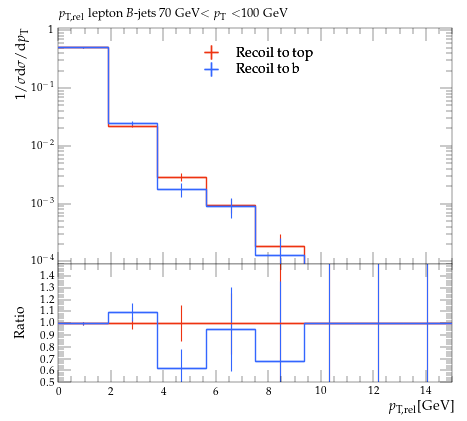

Here is the Python script that generated this plot:
#! /usr/bin/env python

# This Python script was auto-generated using YODA v2.0.2.
# Analysis object: /MC_HFDECAYS/avg_B_jet_l_pTrel_70_100
# Timestamp: 31-07-2026 (13:13:52)

import matplotlib as mpl
import matplotlib.pyplot as plt
mpl.use('Agg') # comment out for interactive use
import os
import numpy as np

plotDir = os.path.split(os.path.realpath(__file__))[0]
if 'YODA_USER_PLOT_PATH' in globals():
    plot_outdir = globals()['YODA_USER_PLOT_PATH']
else:
    plot_outdir = plotDir

#plot style
plt.style.use(os.path.join(plotDir, '../default.mplstyle'))
# plot metadata
figW, figH = plt.rcParams['figure.figsize']
ax_xLabel = r'$p_\mathrm{T,rel}$[GeV]'
ax_yLabel = r'$1/\sigma \mathrm{d}\sigma/\mathrm{d}p_\mathrm{T}$'
ax_title  = r'$p_\mathrm{T,rel}$ lepton $B$-jets 70 GeV$<p_\mathrm{T}<$100 GeV'
ax_xScale = 'linear'
ax_yScale = 'log'
xLims = (0.0, 15.0)
yLims = (9e-05, 1.1)

# TeX-friendly labels for the legend
labels = {
    'legend' : ([ r"Recoil to top", r"Recoil to b" ], r""),
}

# Adjust canvas width and height
canvasW = 10.0
canvasH = 9.0
figW *= canvasW/10.
figH *= canvasH/9.

# Create figure and axis objects
fig, (ax, ratio0_ax) = plt.subplots(2, 1, sharex=True,
                  figsize=(figW,figH), gridspec_kw={'height_ratios': (6.0, 3.0)})

# Set figure margins
plt.subplots_adjust(
    left   = 1.0 * plt.rcParams['figure.subplot.left'],
    right  = 1.0 * plt.rcParams['figure.subplot.right'],
    top    = 1.0 * plt.rcParams['figure.subplot.top'],
    bottom = 1.0 * plt.rcParams['figure.subplot.bottom'])

ratio0_ax.yaxis.set_major_locator(mpl.ticker.MultipleLocator(0.1))
ratio0_ax.set_ylim(0.5, 1.4999)
ratio0_ax.set_ylabel('Ratio')

# the numerical data is stored in a separate file
dataf = dict()
prefix = os.path.split(__file__)[0]
if prefix:    prefix = prefix + '/'
exec(open(prefix+'avg_B_jet_l_pTrel_70_100__data.py').read(), dataf)


legend_handles = dict() # keep track of handles for the legend

# style options for curves
# starts at zorder>=5 to draw curve on top of legend
styles = {
  'recoil_t': {
    'color' : '#EE3311',
    'linestyle' : '-',
    'linewidth' : 1,
    'marker' : 'none',
    'markersize' : 2,
    'capsize' : 0.0,
    'zorder' : 5,
    'histstyle' : 1,
    'drawstyle' : 'steps-pre',
    'xerrorbars' : 1,
    'yerrorbars' : 1,
    'fillcolor' : None,
    'fillopacity' : 1.0,
    'ratio0_linestyle' : '-',
    'ratio0_linewidth' : 1,
    'ratio0_marker' : 'none',
    'ratio0_markersize' : 2,
    'ratio0_capsize' : 0.0,
    'ratio0_zorder' : 5,
    'ratio0_histstyle' : 1,
    'ratio0_drawstyle' : 'steps-pre',
    'ratio0_xerrorbars' : 1,
    'ratio0_yerrorbars' : 1,
  },
  'recoil_b': {
    'color' : '#3366FF',
    'linestyle' : '-',
    'linewidth' : 1,
    'marker' : 'none',
    'markersize' : 2,
    'capsize' : 0.0,
    'zorder' : 6,
    'histstyle' : 1,
    'drawstyle' : 'steps-pre',
    'xerrorbars' : 1,
    'yerrorbars' : 1,
    'fillcolor' : None,
    'fillopacity' : 1.0,
    'ratio0_linestyle' : '-',
    'ratio0_linewidth' : 1,
    'ratio0_marker' : 'none',
    'ratio0_markersize' : 2,
    'ratio0_capsize' : 0.0,
    'ratio0_zorder' : 6,
    'ratio0_histstyle' : 1,
    'ratio0_drawstyle' : 'steps-pre',
    'ratio0_xerrorbars' : 1,
    'ratio0_yerrorbars' : 1,
  },
}

# curve from input yoda files in main panel
for label, yvals in dataf['yvals'].items():
    if all(np.isnan(v) for v in dataf['yvals'][label]):
        continue
    tmp = None
    if styles[label]['histstyle']: # draw as histogram
        xpos = dataf['xedges'][label] if styles[label]['drawstyle'] else dataf['xpoints'][label]
        ypos = np.insert(yvals, 0, yvals[0]) if styles[label]['drawstyle'] else yvals
        if styles[label]['fillcolor']: # fill area below curve
            ax.fill_between(xpos, ypos, step='pre',
                            color=styles[label]['fillcolor'],
                            alpha=styles[label]['fillopacity'])
        tmp, = ax.plot(xpos, ypos,
                       color=styles[label]['color'],
                       linestyle=styles[label]['linestyle'],
                       linewidth=styles[label]['linewidth'],
                       drawstyle=styles[label]['drawstyle'], solid_joinstyle='miter',
                       zorder=styles[label]['zorder'], label=label)
    tmp = ax.errorbar(dataf['xpoints'][label], yvals,
                      xerr=np.array(dataf['xerrs'][label])*styles[label]['xerrorbars'],
                      yerr=np.array(dataf['yerrs'][label])*styles[label]['yerrorbars'],
                      fmt=styles[label]['marker'], capsize=styles[label]['capsize'],
                      markersize=styles[label]['markersize'],
                      ecolor=styles[label]['color'],
                      color=styles[label]['color'], zorder=styles[label]['zorder'])
    tmp[-1][0].set_linestyle(styles[label]['linestyle'])
    tmp[-1][0].set_linewidth(styles[label]['linewidth'])
    if label in dataf['add_legend_handle']:  legend_handles[label] = tmp
    for varLabel in dataf['variation_yvals'].keys():
        if varLabel.startswith(label):
            tmp, = ax.plot(dataf['xedges'][label], dataf['variation_yvals'][varLabel],
                           color=styles[label]['color'],
                           linestyle=styles[label]['linestyle'],
                           linewidth=styles[label]['linewidth'],
                           drawstyle='steps-pre', solid_joinstyle='miter',
                           zorder=styles[label]['zorder'], alpha=0.5)


# plots on ratio panel
# curve from input yoda files in ratio panel
for label, yvals in dataf['ratio0_yvals'].items():
    if all(np.isnan(v) for v in yvals):
        continue
    if styles[label]['ratio0_histstyle']: # plot as histogram
        xpos = dataf['xedges']['recoil_t'] if styles[label]['ratio0_drawstyle'] else dataf['xpoints']['recoil_t']
        ypos = np.insert(yvals, 0, yvals[0]) if styles[label]['ratio0_drawstyle'] else yvals
        ratio0_ax.plot(xpos, ypos,
                       color=styles[label]['color'],
                       linewidth=styles[label]['linewidth'],
                       linestyle=styles[label]['ratio0_linestyle'],
                       drawstyle=styles[label]['ratio0_drawstyle'], zorder=styles[label]['zorder'],
                       solid_joinstyle='miter')
    tmp = ratio0_ax.errorbar(dataf['xpoints']['recoil_t'], yvals,
                             xerr=np.array(dataf['ref_xerrs'])*styles[label]['ratio0_xerrorbars'],
                             yerr=np.array(dataf['ratio0_yerrs'][label])*styles[label]['ratio0_yerrorbars'],
                             fmt=styles[label]['ratio0_marker'], capsize=styles[label]['ratio0_capsize'],
                             markersize=styles[label]['ratio0_markersize'],
                             ecolor=styles[label]['color'],
                             color=styles[label]['color'])
    tmp[-1][0].set_linestyle(styles[label]['ratio0_linestyle'])
    tmp[-1][0].set_linewidth(styles[label]['ratio0_linewidth'])

    for varlabel in dataf['ratio0_variation_vals'].keys():
        if varlabel.startswith(label):
            ratio0_ax.plot(dataf['xedges']['recoil_t'],
                            dataf['ratio0_variation_vals'][varlabel],
                            color=styles[label]['color'],
                            linestyle=styles[label]['linestyle'],
                            linewidth=styles[label]['linewidth'],
                            drawstyle='steps-pre', solid_joinstyle='miter',
                            zorder=1, alpha=0.5)

legend_items = list(legend_handles.values())
ax.add_artist(ax.legend(legend_items,
                        labels['legend'][0],
                        title=labels['legend'][1],
                        alignment='left',
                        loc='upper center',
                        bbox_to_anchor=(0.5, 0.97)))

# set plot metadata as defined above
ratio0_ax.set_xlabel(ax_xLabel)
ratio0_ax.xaxis.set_label_coords(1., -0.15)
ax.set_ylabel(ax_yLabel, ha='right', va='top')
ax.yaxis.set_label_coords(-0.11, 1.0)
ax.set_title(ax_title, loc='left')
ax.set_xscale(ax_xScale)
ax.set_yscale(ax_yScale)
ax.set_xlim(xLims)
ax.set_ylim(yLims)

# tick formatting
plt.rcParams['xtick.top'] = True
plt.rcParams['ytick.right'] = True
ax.yaxis.set_major_locator(mpl.ticker.LogLocator(base=10.0, numticks=np.inf))
ax.yaxis.set_minor_locator(mpl.ticker.LogLocator(
                           base=10.0, subs=np.arange(0.1, 1, 0.1), numticks=np.inf))
fig.align_ylabels((ax, ratio0_ax))
plt.savefig(os.path.join(plot_outdir, 'avg_B_jet_l_pTrel_70_100.pdf'), format='PDF')
plt.savefig(os.path.join(plot_outdir, 'avg_B_jet_l_pTrel_70_100.png'), format='PNG')

plt.close(fig)
